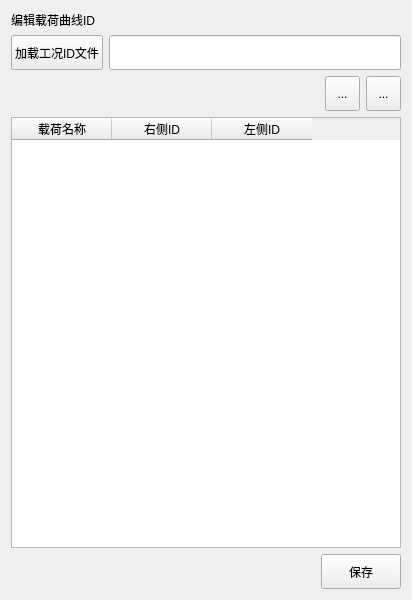
<?xml version="1.0" encoding="UTF-8"?>
<ui version="4.0">
 <class>Form</class>
 <widget class="QWidget" name="Form">
  <property name="geometry">
   <rect>
    <x>0</x>
    <y>0</y>
    <width>412</width>
    <height>600</height>
   </rect>
  </property>
  <property name="windowTitle">
   <string>载荷设置</string>
  </property>
  <property name="windowIcon">
   <iconset>
    <normaloff>../icons/setting-50.png</normaloff>../icons/setting-50.png</iconset>
  </property>
  <layout class="QGridLayout" name="gridLayout">
   <item row="1" column="0">
    <widget class="QWidget" name="widget" native="true">
     <property name="minimumSize">
      <size>
       <width>0</width>
       <height>35</height>
      </size>
     </property>
     <layout class="QHBoxLayout" name="horizontalLayout">
      <property name="leftMargin">
       <number>0</number>
      </property>
      <property name="topMargin">
       <number>0</number>
      </property>
      <property name="rightMargin">
       <number>0</number>
      </property>
      <property name="bottomMargin">
       <number>0</number>
      </property>
      <item>
       <widget class="QPushButton" name="loadButton">
        <property name="minimumSize">
         <size>
          <width>0</width>
          <height>35</height>
         </size>
        </property>
        <property name="text">
         <string>加载工况ID文件</string>
        </property>
        <property name="icon">
         <iconset>
          <normaloff>../icons/floder.png</normaloff>../icons/floder.png</iconset>
        </property>
       </widget>
      </item>
      <item>
       <widget class="QLineEdit" name="lineEdit">
        <property name="minimumSize">
         <size>
          <width>0</width>
          <height>35</height>
         </size>
        </property>
        <property name="readOnly">
         <bool>false</bool>
        </property>
       </widget>
      </item>
     </layout>
    </widget>
   </item>
   <item row="0" column="0">
    <widget class="QLabel" name="label">
     <property name="text">
      <string>编辑载荷曲线ID</string>
     </property>
    </widget>
   </item>
   <item row="4" column="0">
    <widget class="QWidget" name="widget_2" native="true">
     <property name="minimumSize">
      <size>
       <width>0</width>
       <height>35</height>
      </size>
     </property>
     <layout class="QHBoxLayout" name="horizontalLayout_2">
      <property name="leftMargin">
       <number>0</number>
      </property>
      <property name="topMargin">
       <number>0</number>
      </property>
      <property name="rightMargin">
       <number>0</number>
      </property>
      <property name="bottomMargin">
       <number>0</number>
      </property>
      <item>
       <spacer name="horizontalSpacer">
        <property name="orientation">
         <enum>Qt::Horizontal</enum>
        </property>
        <property name="sizeHint" stdset="0">
         <size>
          <width>40</width>
          <height>20</height>
         </size>
        </property>
       </spacer>
      </item>
      <item>
       <widget class="QPushButton" name="saveButton">
        <property name="minimumSize">
         <size>
          <width>0</width>
          <height>35</height>
         </size>
        </property>
        <property name="text">
         <string>保存</string>
        </property>
       </widget>
      </item>
     </layout>
    </widget>
   </item>
   <item row="3" column="0">
    <widget class="QTableWidget" name="tableWidget">
     <column>
      <property name="text">
       <string>载荷名称</string>
      </property>
     </column>
     <column>
      <property name="text">
       <string>右侧ID</string>
      </property>
     </column>
     <column>
      <property name="text">
       <string>左侧ID</string>
      </property>
     </column>
    </widget>
   </item>
   <item row="2" column="0">
    <widget class="QWidget" name="widget_3" native="true">
     <property name="minimumSize">
      <size>
       <width>0</width>
       <height>35</height>
      </size>
     </property>
     <layout class="QHBoxLayout" name="horizontalLayout_3">
      <property name="leftMargin">
       <number>0</number>
      </property>
      <property name="topMargin">
       <number>0</number>
      </property>
      <property name="rightMargin">
       <number>0</number>
      </property>
      <property name="bottomMargin">
       <number>0</number>
      </property>
      <item>
       <spacer name="horizontalSpacer_2">
        <property name="orientation">
         <enum>Qt::Horizontal</enum>
        </property>
        <property name="sizeHint" stdset="0">
         <size>
          <width>40</width>
          <height>20</height>
         </size>
        </property>
       </spacer>
      </item>
      <item>
       <widget class="QToolButton" name="addButton">
        <property name="minimumSize">
         <size>
          <width>35</width>
          <height>35</height>
         </size>
        </property>
        <property name="text">
         <string>...</string>
        </property>
        <property name="icon">
         <iconset>
          <normaloff>../icons/add.png</normaloff>../icons/add.png</iconset>
        </property>
       </widget>
      </item>
      <item>
       <widget class="QToolButton" name="deleteButton">
        <property name="minimumSize">
         <size>
          <width>35</width>
          <height>35</height>
         </size>
        </property>
        <property name="text">
         <string>...</string>
        </property>
        <property name="icon">
         <iconset>
          <normaloff>../icons/remove.png</normaloff>../icons/remove.png</iconset>
        </property>
       </widget>
      </item>
     </layout>
    </widget>
   </item>
  </layout>
 </widget>
 <resources/>
 <connections/>
</ui>
